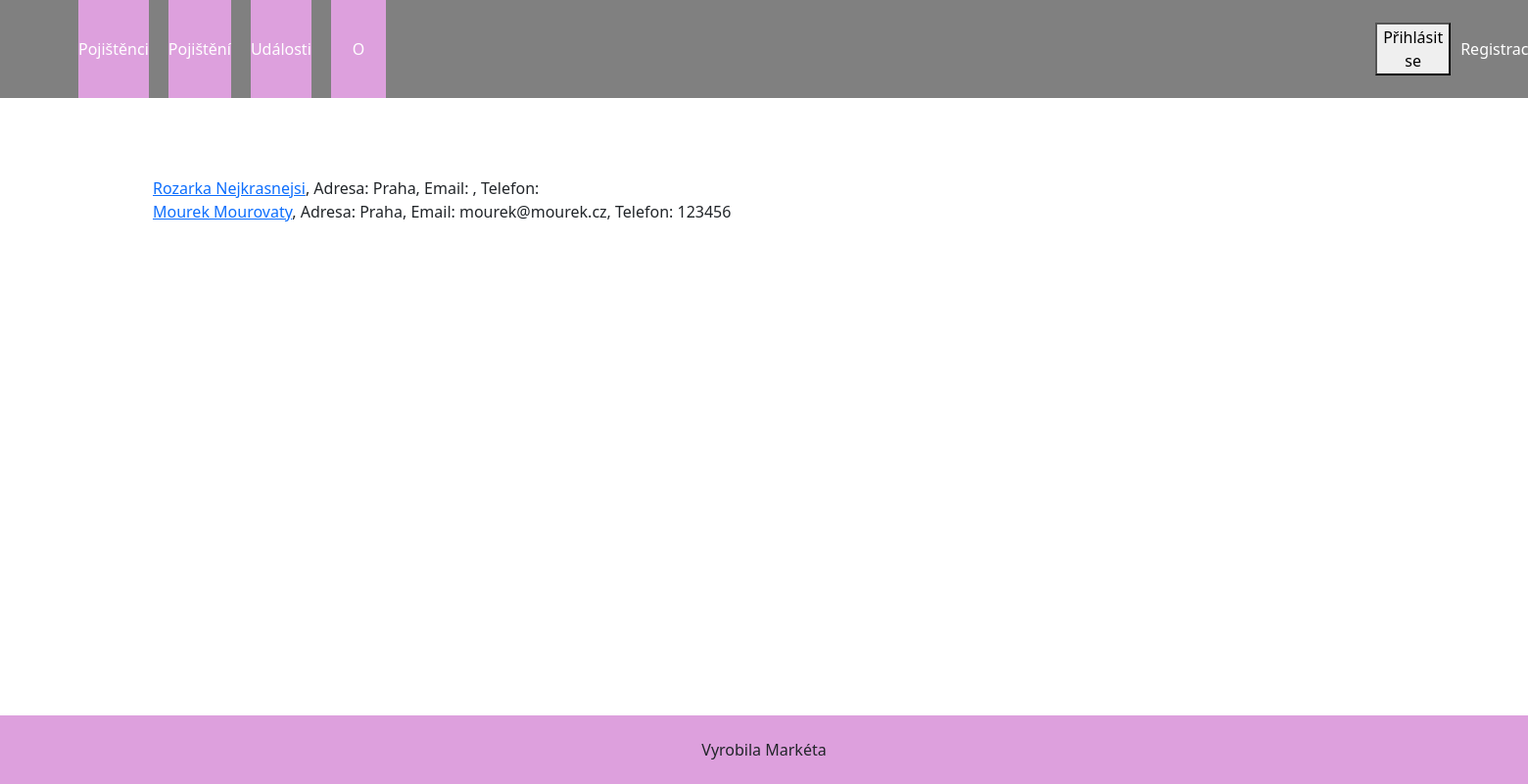
Page /pojisteni/insured_index/ on the earlier database version.
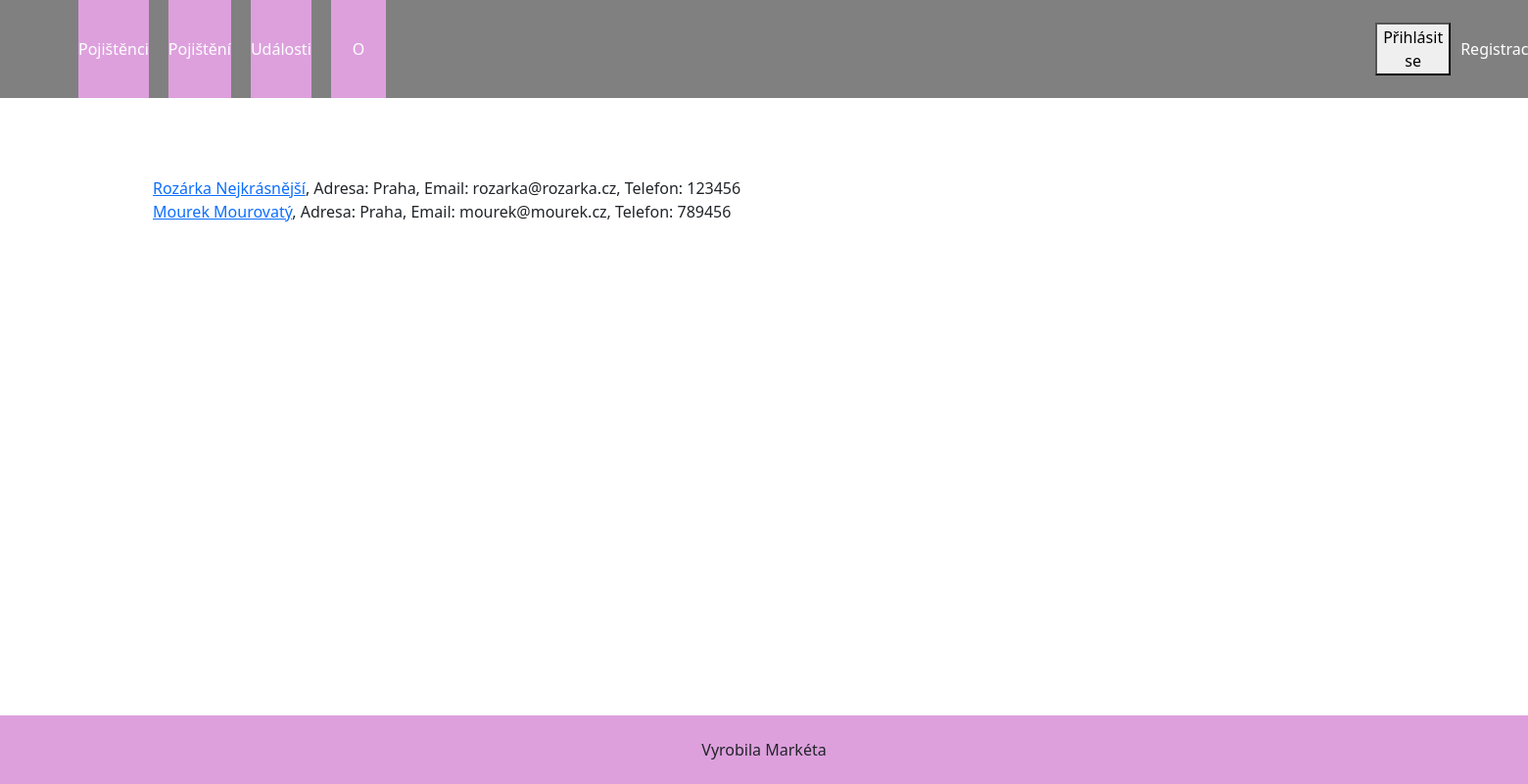
Same page on the later database version.
### pojisteni/models.py (models this page shows, shortened)
class Insured(models.Model):
    name = models.CharField(max_length=100)
    address = models.CharField(max_length=100)
    email = models.CharField(max_length=100, default='')
    phone = models.CharField(max_length=25, default='')
    class Meta:
        verbose_name = "Pojištěné osoby"
        verbose_name_plural = "Pojištěné osoby"

### pojisteni/views.py (the view)
# urls.py: path("insured_index/", views.InsuredIndex.as_view(), name="insured_index"),
class InsuredIndex(generic.ListView):
    template_name = "pojisteni/insured_index.html"
    context_object_name = "insureds"
    def get_queryset(self):
        return Insured.objects.all()

### pojisteni/templates/pojisteni/insured_index.html
{% extends "base.html" %}
{% block content %}
    {% for insured in insureds %}
        <a href="{% url 'insured_detail' insured.pk %}">{{ insured.name }}</a>, Adresa: {{ insured.address }}, Email: {{ insured.email }}, Telefon: {{ insured.phone }}
        <br>
    {% endfor %}
{% endblock content %}

### pojisteni/templates/base.html (shortened to what this page needs)
<!DOCTYPE html>
<html lang="cs">
    <head>
        {% load static %}
        <link rel="stylesheet" href="{% static 'css/style.css' %}" type="text/css">
        <link rel="stylesheet"
              href="{% static 'css/bootstrap.min.css' %}"
              type="text/css" />
    </head>
    <body>
        <nav>
            <div class="flex_box">
                <div class="logo">
                </div>
                <div class="nav_items">
                    <div class="nav_item"><a href="{% url 'insured_index' %}">Pojištěnci</a></div>
                    <div class="nav_item"><a href="{% url 'insurance_index' %}">Pojištění</a></div>
                    <div class="nav_item"><a href="{% url 'events_index' %}">Události</a></div>
                    <div class="nav_item" style="margin-bottom: 20px;"><a href="{% url 'about' %}">O aplikaci</a></div>
                    <div class="user-actions">
                        {% if user.is_authenticated %}
                            <p>Přihlášený uživatel: {{ user.username }}</p>
                            <form action="{% url 'logout' %}" method="post">
                                {% csrf_token %}
                                <button type="submit">Odhlásit se</button>
                            </form>
                        {% else %}
                            <form action="{% url 'login' %}" method="post">
                                <button type="submit">Přihlásit se</button>
                            </form>
                            <a href="{% url 'register' %}">Registrace</a>
                        {% endif %}
                </div>
            </div>
        </nav>
        <div class="content">
            {% block content %}
            {% endblock content %}
        </div>
        <footer>
            Vyrobila Markéta
        </footer>
    </body>
</html>

### pojisteni/static/css/style.css (style rules this page uses)
html, body { width: 100%; height: 100%; margin: 0; }
nav { width: 100%; height: 100px; background-color: grey; color: white; }
.flex_box { width: 100%; height: 100px; display: flex; justify-content: left; }
.flex_box a { text-decoration: none; color: white; }
.nav_item { margin-left: 10px; margin-right: 10px; background-color: plum; height: 100px; width: 100px; text-align: center; line-height: 100px; vertical-align: middle; color: white; }
.content { width: 80%; margin: auto; margin-top: 80px; margin-bottom: 80px; }
footer { position: fixed; width: 100%; height: 70; background-color: plum; text-align: center; line-height: 70px; vertical-align: middle; bottom: 0; }
.logo { height: 80px; margin-right: 20px; display: flex; justify-content: center; }
.nav_items { display: contents; }
.user-actions { display: flex; align-items: center; }
.user-actions button { margin-right: 10px; margin-left: 1000px; }

Differences in the rows shown:
changed Insured: name "Rozarka Nejkrasnejsi" → "Rozárka Nejkrásnější"; email (not shown) → "rozarka@rozarka.cz"; phone (not shown) → "123456"
changed Insured "mourek@mourek.cz": name "Mourek Mourovaty" → "Mourek Mourovatý"; phone "123456" → "789456"
